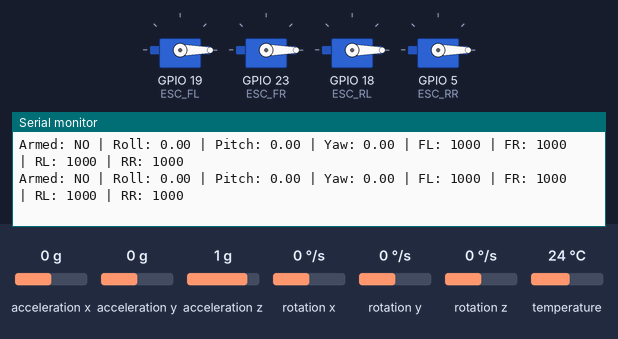
Simulated run of this sketch. Board: ESP32. On the bench: 4 × servo, the last lines printed to the serial monitor. Inputs (shaded band) come from the test bench; at power-on: rotation x 0 °/s, rotation y 0 °/s, rotation z 0 °/s, acceleration x 0 g, acceleration y 0 g, acceleration z 1 g, temperature 24 °C.

Above: at 4.2 s.
4.3 s: rotation x set to 192 °/s
At 5.1 s:
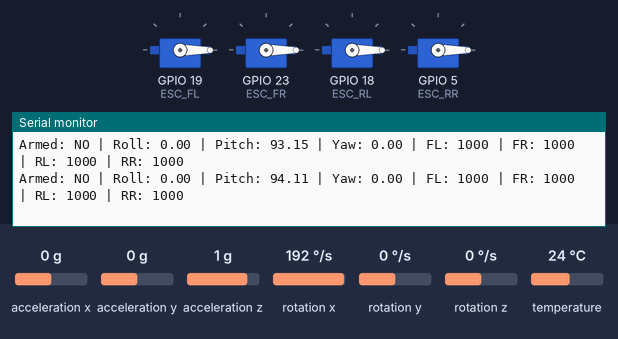
7.3 s: rotation y set to 192 °/s
At 8.0 s:
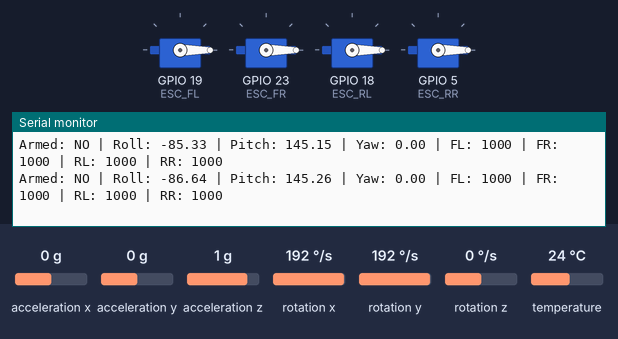
10.3 s: rotation z set to -192 °/s
At 10.8 s:
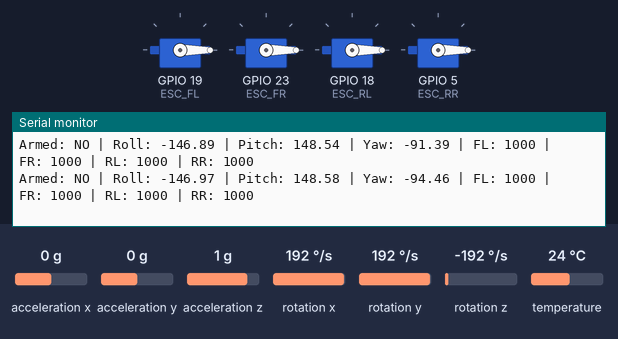
Timing chart, 0 to 13.3 s (numbered marks = the images above; inputs shaded):
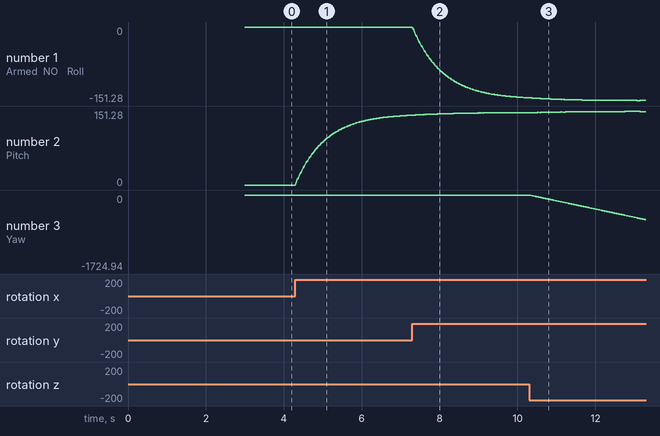

Measured:
- after the input at 4.3 s, the serial monitor: prints a new line at once (image 1)
- plotted number 2: 0 → 142.6 after the input at 4.3 s

The sketch:

autolevelingdrone_PID.ino
```cpp
/**************************************************************
   ------------------------------------------------------------
   1) Reads iBus (FS-iA10B) for roll/pitch/yaw/throttle/armSwitch
   2) Reads MPU6050 via I2C for orientation
   3) Basic PID on roll, pitch, yaw
   4) Drives 4 ESCs on pins: FL=19, FR=23, RL=18, RR=5
   5) Failsafe: if kill switch is low or iBus lost → motors = min
***************************************************************/

#include <Wire.h>
#include <Adafruit_MPU6050.h>
#include <Adafruit_Sensor.h>
#include <ESP32Servo.h>

// -------- iBus Library (Example: IBusBM) --------
#include <IBusBM.h>
IBusBM iBus;  // Create iBus object

// -------- MPU6050 Setup --------
Adafruit_MPU6050 mpu;

// -------- Pins for ESCs --------
#define ESC_FL 19  // Front Left
#define ESC_FR 23  // Front Right
#define ESC_RL 18  // Rear Left
#define ESC_RR 5   // Rear Right

// Create Servo (ESC) objects
Servo escFL, escFR, escRL, escRR;

// -------- PID Gains (Tune these!) --------
float Kp_roll  = 2.5;
float Ki_roll  = 0.02;
float Kd_roll  = 1.3;

float Kp_pitch = 2.5;
float Ki_pitch = 0.02;
float Kd_pitch = 1.3;

float Kp_yaw   = 2.0;
float Ki_yaw   = 0.0;
float Kd_yaw   = 1.0;

// -------- PID State Variables --------
float errorRoll = 0, lastErrorRoll = 0, integralRoll = 0;
float errorPitch = 0, lastErrorPitch = 0, integralPitch = 0;
float errorYaw = 0, lastErrorYaw = 0, integralYaw = 0;

unsigned long prevPIDTime = 0;

// -------- Angle Estimates --------
float pitchEst = 0.0;
float rollEst  = 0.0;
float yawEst   = 0.0;  // For a basic example, yaw might be just gyro integration

// Complementary filter factor (for roll/pitch)
float alpha = 0.98;

// -------- iBus Channels (typical mapping) --------
int chRoll     = 0;  // Aileron
int chPitch    = 1;  // Elevator
int chThrottle = 2;
int chYaw      = 3;  // Rudder
int chAux1     = 6;  // Suppose Aux1 is kill switch

#define FAILSAFE_VALUE 1000

// Channel values read from iBus (1000 - 2000 typically)
uint16_t rollIn     = 1500;
uint16_t pitchIn    = 1500;
uint16_t throttleIn = 1000;
uint16_t yawIn      = 1500;
uint16_t aux1In     = 1000;

// -------- Motor outputs (1000 - 2000us) --------
int motorFL, motorFR, motorRL, motorRR;

// -------- Desired angles (from RC) --------
float targetRoll  = 0.0;
float targetPitch = 0.0;
float targetYaw   = 0.0;  // Usually 0 or from yaw RC

// Min/Max Pulse for ESCs
int MIN_PULSE = 1000;
int MAX_PULSE = 2000;

// Kill switch logic: if < 1500 => disarmed
bool armed = false;

// -------- Function Declarations --------
float computePID(float setpoint, float current,
                 float &integral, float &lastError,
                 float kp, float ki, float kd, float dt);

// ---------------------------------------
//                SETUP
// ---------------------------------------
void setup() {
  Serial.begin(115200);

  // 1) Initialize I2C for MPU6050
  Wire.begin(21, 22); // SDA=21, SCL=22 on ESP32
  if (!mpu.begin()) {
    Serial.println("MPU6050 not found! Check wiring.");
    while (1);
  }
  Serial.println("MPU6050 connected.");

  // Optional config
  mpu.setAccelerometerRange(MPU6050_RANGE_8_G);
  mpu.setGyroRange(MPU6050_RANGE_500_DEG);
  mpu.setFilterBandwidth(MPU6050_BAND_21_HZ);

  // 2) Initialize ESC pins
  escFL.attach(ESC_FL, MIN_PULSE, MAX_PULSE);
  escFR.attach(ESC_FR, MIN_PULSE, MAX_PULSE);
  escRL.attach(ESC_RL, MIN_PULSE, MAX_PULSE);
  escRR.attach(ESC_RR, MIN_PULSE, MAX_PULSE);

  // Send minimum pulses to arm ESCs
  escFL.writeMicroseconds(MIN_PULSE);
  escFR.writeMicroseconds(MIN_PULSE);
  escRL.writeMicroseconds(MIN_PULSE);
  escRR.writeMicroseconds(MIN_PULSE);

  delay(3000); // wait for ESCs to initialize

  // 3) Initialize iBus on a hardware serial port
  //    e.g., UART2: RX on GPIO16, TX on GPIO17 (adjust as needed)
  Serial2.begin(115200, SERIAL_8N1, 16, 17);
  iBus.begin(Serial2);

  prevPIDTime = millis();

  Serial.println("Setup complete. Waiting for iBus signals...");
}

// ---------------------------------------
//                LOOP
// ---------------------------------------
void loop() {
  // 1) Read iBus data

    rollIn     = iBus.readChannel(chRoll);
    pitchIn    = iBus.readChannel(chPitch);
    throttleIn = iBus.readChannel(chThrottle);
    yawIn      = iBus.readChannel(chYaw);
    aux1In     = iBus.readChannel(chAux1);

  // 2) Check kill switch / failsafe
  //    Suppose if Aux1 < 1500 => disarm
  armed = (aux1In > 1500);

  // 3) Map RC channels to target angles
  //    Example: rollIn=1000..2000 => targetRoll=-20..+20 deg
  //    pitchIn=1000..2000 => targetPitch=-20..+20 deg
  //    throttleIn=1000..2000 => motor base speed
  //    yawIn=1000..2000 => targetYaw (or direct yaw rate)
  targetRoll  = mapFloat(rollIn, 1000, 2000, -20.0, 20.0);
  targetPitch = mapFloat(pitchIn, 1000, 2000, -20.0, 20.0);
  // For yaw, you might treat it as a rate or angle. Let's keep it simple:
  targetYaw   = 0.0;  // or map it similarly if you want yaw angle control

  // 4) Read MPU6050 for actual orientation
  sensors_event_t accel, gyro, temp;
  mpu.getEvent(&accel, &gyro, &temp);

  // Current time
  unsigned long now = millis();
  float dt = (now - prevPIDTime) / 1000.0;
  prevPIDTime = now;

  // Convert gyro (rad/s) to deg/s
  float gyroXdeg = gyro.gyro.x * (180.0 / M_PI); // rotation around X
  float gyroYdeg = gyro.gyro.y * (180.0 / M_PI); // rotation around Y
  float gyroZdeg = gyro.gyro.z * (180.0 / M_PI); // rotation around Z

  // Accelerometer-based angles
  // pitch ~ atan2(accelX, sqrt(Y^2 + Z^2)) in degrees
  // roll  ~ atan2(accelY, sqrt(X^2 + Z^2)) in degrees
  float accPitch = atan2(accel.acceleration.x,
                         sqrt(accel.acceleration.y * accel.acceleration.y +
                              accel.acceleration.z * accel.acceleration.z)) * (180.0 / M_PI);

  float accRoll  = atan2(accel.acceleration.y,
                         sqrt(accel.acceleration.x * accel.acceleration.x +
                              accel.acceleration.z * accel.acceleration.z)) * (180.0 / M_PI);

  // Complementary filter for pitch
  float pitchGyro = pitchEst + gyroXdeg * dt; // X gyro affects pitch
  pitchEst = alpha * pitchGyro + (1 - alpha) * accPitch;

  // Complementary filter for roll
  float rollGyro = rollEst - gyroYdeg * dt;   // Y gyro often inversely affects roll sign
  rollEst = alpha * rollGyro + (1 - alpha) * accRoll;

  // Yaw estimate (very rough, typically integrated from gyroZ)
  yawEst += gyroZdeg * dt;

  // 5) Compute PID for roll, pitch, yaw
  float rollPID  = computePID(targetRoll, rollEst,
                              integralRoll, lastErrorRoll,
                              Kp_roll, Ki_roll, Kd_roll, dt);

  float pitchPID = computePID(targetPitch, pitchEst,
                              integralPitch, lastErrorPitch,
                              Kp_pitch, Ki_pitch, Kd_pitch, dt);

  float yawPID   = computePID(targetYaw, yawEst,
                              integralYaw, lastErrorYaw,
                              Kp_yaw, Ki_yaw, Kd_yaw, dt);

  // 6) Calculate base throttle from throttleIn (1000-2000 mapped to 1000-2000)
  //    or apply a smaller range if needed
  int baseThrottle = throttleIn; // direct pass for example

  // 7) Mix PID outputs into motors
  //    Typical quad X mixing:
  //    Front Left  = throttle + pitchPID - rollPID + yawPID
  //    Front Right = throttle + pitchPID + rollPID - yawPID
  //    Rear Left   = throttle - pitchPID - rollPID - yawPID
  //    Rear Right  = throttle - pitchPID + rollPID + yawPID
  //
  //    Adjust signs as needed for your motor layout/direction
  motorFL = baseThrottle + (int)pitchPID - (int)rollPID + (int)yawPID;
  motorFR = baseThrottle + (int)pitchPID + (int)rollPID - (int)yawPID;
  motorRL = baseThrottle - (int)pitchPID - (int)rollPID - (int)yawPID;
  motorRR = baseThrottle - (int)pitchPID + (int)rollPID + (int)yawPID;

  // 8) Constrain motor outputs to valid PWM range
  motorFL = constrain(motorFL, MIN_PULSE, MAX_PULSE);
  motorFR = constrain(motorFR, MIN_PULSE, MAX_PULSE);
  motorRL = constrain(motorRL, MIN_PULSE, MAX_PULSE);
  motorRR = constrain(motorRR, MIN_PULSE, MAX_PULSE);

  // 9) Failsafe: if not armed, set all motors to MIN
  if (!armed) {
    motorFL = MIN_PULSE;
    motorFR = MIN_PULSE;
    motorRL = MIN_PULSE;
    motorRR = MIN_PULSE;
  }

  // 10) Write to ESCs
  escFL.writeMicroseconds(motorFL);
  escFR.writeMicroseconds(motorFR);
  escRL.writeMicroseconds(motorRL);
  escRR.writeMicroseconds(motorRR);

  // Debug prints
  Serial.print("Armed: "); Serial.print(armed ? "YES" : "NO");
  Serial.print(" | Roll: ");  Serial.print(rollEst);
  Serial.print(" | Pitch: "); Serial.print(pitchEst);
  Serial.print(" | Yaw: ");   Serial.print(yawEst);
  Serial.print(" | FL: ");    Serial.print(motorFL);
  Serial.print(" | FR: ");    Serial.print(motorFR);
  Serial.print(" | RL: ");    Serial.print(motorRL);
  Serial.print(" | RR: ");    Serial.println(motorRR);

  delay(10); // 100 Hz loop
}

// --------------------------------------------------
//  PID Compute Function
// --------------------------------------------------
float computePID(float setpoint, float current,
                 float &integral, float &lastError,
                 float kp, float ki, float kd, float dt)
{
  float error = setpoint - current;
  integral += error * dt;
  float derivative = (error - lastError) / dt;
  float output = (kp * error) + (ki * integral) + (kd * derivative);
  lastError = error;
  return output;
}

// --------------------------------------------------
//  Map float range helper (similar to Arduino map)
// --------------------------------------------------
float mapFloat(float x, float in_min, float in_max,
               float out_min, float out_max)
{
  return (x - in_min) * (out_max - out_min)
         / (in_max - in_min) + out_min;
}
```
